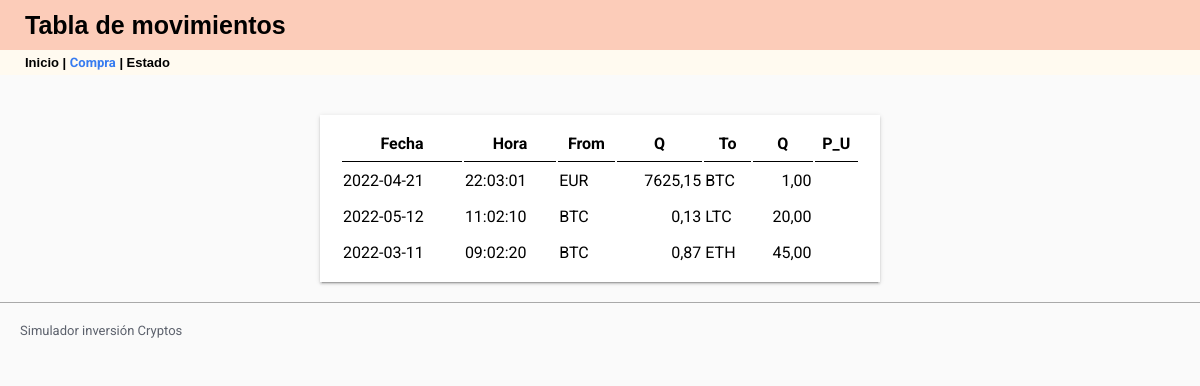
Before: / with the older database file.
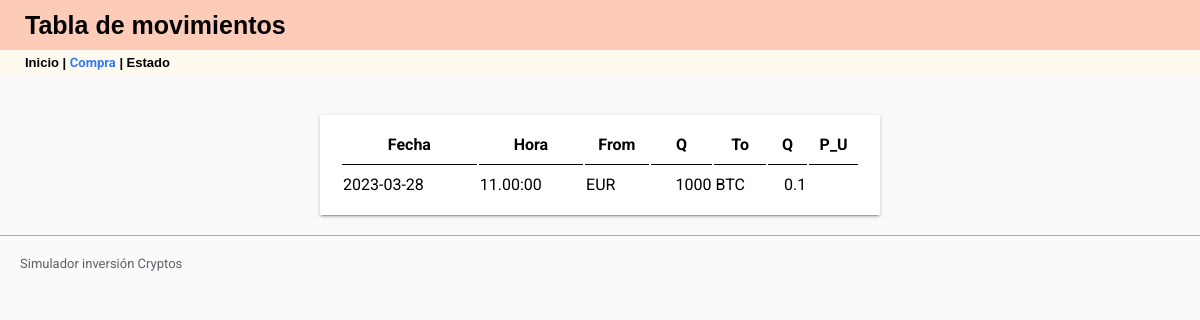
After: the same page with the newer database file.
### tables this page shows
CREATE TABLE "movimientos" (
"id"INTEGER NOT NULL UNIQUE,
"fecha"TEXT NOT NULL,
"hora"TEXT NOT NULL,
"moneda_from"NUMERIC NOT NULL,
"cantidad_from"TEXT NOT NULL,
"moneda_to"TEXT NOT NULL,
"cantidad_to"NUMERIC NOT NULL,
"precio_unitario"NUMERIC NOT NULL,
PRIMARY KEY("id" AUTOINCREMENT)
);

### cryptos/views.py (the view)
@app.route('/')
def inicio():
    db = DBManager(RUTA)
    consulta = 'SELECT id, fecha, hora, moneda_from , cantidad_from, moneda_to, cantidad_to,precio_unitario FROM movimientos'
    movimientos = db.consultaSQL(consulta)
    return render_template("inicio.html", movs=movimientos)

### cryptos/models.py (called while the page is built)
    def consultaSQL(self,consulta):
        conexion = sqlite3.connect(self.ruta)
        cursor = conexion.cursor()
        cursor.execute(consulta)
        datos = cursor.fetchall()
        movimientos = []
        nombres_columna = []
        for columna in cursor.description:
            nombres_columna.append(columna[0])
        for dato in datos:
            indice = 0
            movimiento = {}
            for nombre in nombres_columna:
                movimiento[nombre] = dato[indice]
                indice += 1
            movimientos.append(movimiento)
        conexion.close()
        return movimientos

### cryptos/templates/inicio.html (shortened to what this page needs)
{% extends "base.html"%}
{% block contenido %}
<table class="paper">
            <tr>
                <th class="titulo-table">Fecha</th>
                <th class="titulo-table">Hora</th>
                <th class="titulo-table">From</th>
                <th class="titulo-table">Q</th>
                <th class="titulo-table">To</th>
                <th class="titulo-table">Q</th>
                <th class="titulo-table">P_U</th>
            </tr>
            {% if movs%}
            {% for m in movs %}
            <tr>
                <td>
                    {% if m.fecha %}
                    {{ m.fecha }}
                    {% else %}
                    ---
                    {% endif %}
                </td>
                <td>{{m.hora}}</td>
                <td>{{m.moneda_from}}</td>
                <td class="numero">{{m.cantidad_from}}</td>
                <td>{{m.moneda_to}}</td>
                <td class="numero">{{m.cantidad_to}}</td>
                <td class="numero">{{m.P_U}}</td>
            </tr>
            {% endfor %}
            {% else %}
                <td colspan="7" class ="lista-vacia"> No hay movimientos </td>
            {% endif %}
</table>
{% endblock %}

### cryptos/templates/base.html (shortened to what this page needs)
<!DOCTYPE html>
<html lang="en">
<head>
    <link rel="stylesheet" href="static/css/flat-remix.css">
    <link rel="stylesheet" href="static/css/styles.css">
</head>
<body>
    <header>Tabla de movimientos</header>
    <nav>
        Inicio | <a href="/compra">Compra</a> | Estado
    </nav>
    <main>
    {% block contenido %}
    {% endblock %}
    </main>
    <footer class ="pie-pagina"> Simulador inversión Cryptos </footer>
</body>
</html>

### cryptos/static/css/flat-remix.css (style rules this page uses)
* { box-sizing: border-box; outline: none; -webkit-appearance: none; -webkit-tap-highlight-color: transparent !important; -webkit-tap-highlight-color: rgba(0, 0, 0, 0) !important; -webkit-touch-callout: none; font-family: "Roboto", sans-serif; letter-spacing: 0; }
body { background-color: #FAFAFA; color: #5c616c; margin: 0; font-size: 13px; cursor: default; user-select: none; -webkit-user-select: none; -khtml-user-select: none; -moz-user-select: none; -ms-user-select: none; }
a:link, a:visited, a:active, a { color: #367bf0; font-weight: bold; text-decoration: none; cursor: pointer; }
section, article, .section, .article, .paper { line-height: 2em; word-wrap: break-word; word-break: normal; line-height: 2em; }
.paper { font-size: 16px; box-shadow: 0 2px 2px 0 rgba(0, 0, 0, .14), 0 3px 1px -2px rgba(0, 0, 0, .2), 0 1px 5px 0 rgba(0, 0, 0, .12); padding: 10px 20px; background-color: #FFF; margin-top: 20px; min-height: 100px; color: #000; }

### cryptos/static/css/styles.css (style rules this page uses)
header { background-color: #FFA07A80; font-family: Arial, Helvetica, sans-serif; color: black; height: 50px; font-size: 25px; font-weight: bolder; line-height: 50px; padding-left: 25px; }
nav { background-color: #FFFAF0ff; font-family: Arial, Helvetica, sans-serif; color: black; height: 25px; font-size: 13px; font-weight: bold; line-height: 25px; padding-left: 25px; }
nav a, nav a:active, nav a:focus, nav a:hover, nav a:visited { color: black }
main { font-family: Arial, Helvetica, sans-serif; font-size: 100px; max-width: 600px; margin: auto; padding: 20px; }
table.paper { width: 100%; }
.titulo-table { border-bottom: solid thin #000000 ; text-align: center; }
.numero { text-align: right; }
.pie-pagina { padding: 20px; border-top: solid thin #A9A9A9 ; }

Changed rows visible on the page:
removed movimientos: fecha "2022-05-12", hora "11:02:10", moneda_from "BTC", cantidad_from "0,13", moneda_to "LTC", cantidad_to "20,00"
removed movimientos: fecha "2022-03-11", hora "09:02:20", moneda_from "BTC", cantidad_from "0,87", moneda_to "ETH", cantidad_to "45,00"
changed movimientos "EUR": fecha "2022-04-21" → "2023-03-28"; hora "22:03:01" → "11.00:00"; cantidad_from "7625,15" → "1000"; cantidad_to "1,00" → "0.1"
